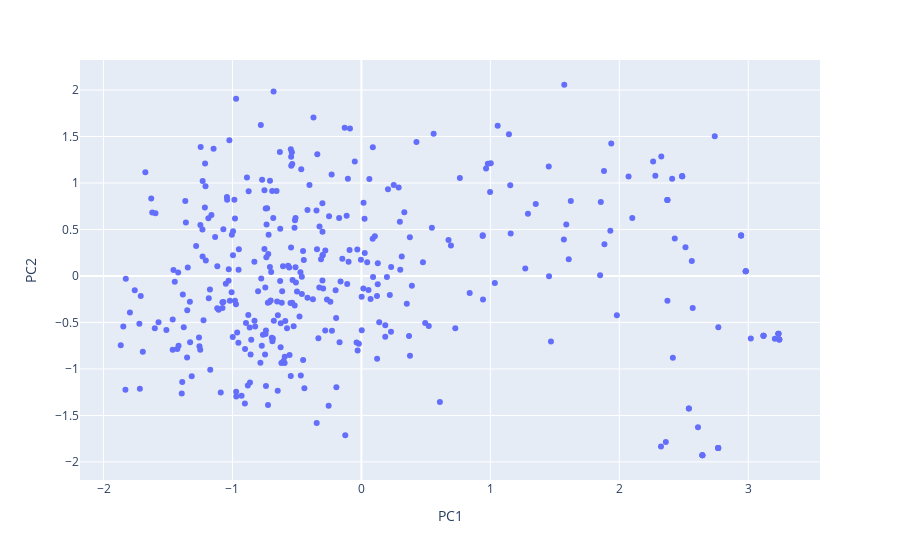

Source (notebook cell):
### Markdown cell above
各イントロンの3-prime側のn塩基の主成分分析

### Code cell
# ワンホットエンコーディングを行う関数
def one_hot_encode(seq):
    mapping = {'A': [1, 0, 0, 0], 'T': [0, 1, 0, 0], 'G': [0, 0, 1, 0], 'C': [0, 0, 0, 1]}
    return np.array([mapping[s] for s in seq]).flatten()

# エンコーディングされた配列を準備
encoded_sequences = np.array([one_hot_encode(seq) for seq in right_egdes])

# 主成分分析（PCA）
pca_r = PCA(n_components=2)  # 2つの主成分を取得
principal_components = pca_r.fit_transform(encoded_sequences)

# 主成分をデータフレームに変換
df_pca_r = pd.DataFrame(data=principal_components, columns=['PC1', 'PC2'])

# 結果をプロット
fig = px.scatter(df_pca_r, x='PC1', y='PC2', hover_name=[f"intron_{i+1}" for i in range(gbk.intron_num())] )
fig.show()

### Figure 1 — Plotly figure (JSON) as saved in the notebook; plotly's stock layout.template omitted (floating-point values rounded to 4 significant figures; data arrays with more than 128 entries replaced by an {"elided": "..."} marker saying what was removed)
{"data": [{"hovertemplate": "<b>%{hovertext}</b><br><br>PC1=%{x}<br>PC2=%{y}<extra></extra>", "hovertext": {"elided": "362 str values"}, "legendgroup": "", "marker": {"color": "#636efa", "symbol": "circle"}, "mode": "markers", "name": "", "orientation": "v", "showlegend": false, "type": "scatter", "x": {"elided": "362 float values"}, "xaxis": "x", "y": {"elided": "362 float values"}, "yaxis": "y"}], "layout": {"legend": {"tracegroupgap": 0}, "margin": {"t": 60}, "xaxis": {"anchor": "y", "domain": [0, 1], "title": {"text": "PC1"}}, "yaxis": {"anchor": "x", "domain": [0, 1], "title": {"text": "PC2"}}}}
